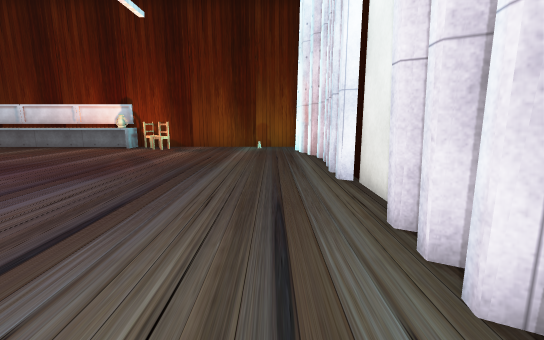
View 1 (above)

16 first-person views from a walk through a 3-D level made in the Unity game engine. The camera is 1.3 m above the floor, tilts 10° down and sees 90° across. The floor is counted in squares, 1 m on a side. Each view is taken from the middle of a square. On the plan, view 1 faces up. The plan holds only what a view shows up to about 13 squares ahead; the rest is blank. The place goes on beyond the plan. The player is left out. Some surface patterns are stand-ins.

View 2
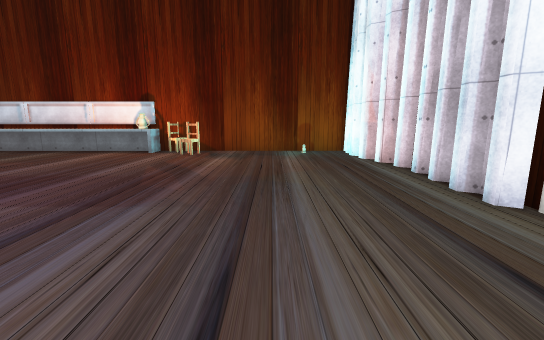

View 3
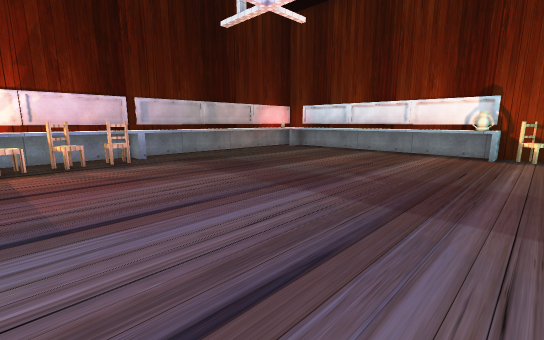

View 4
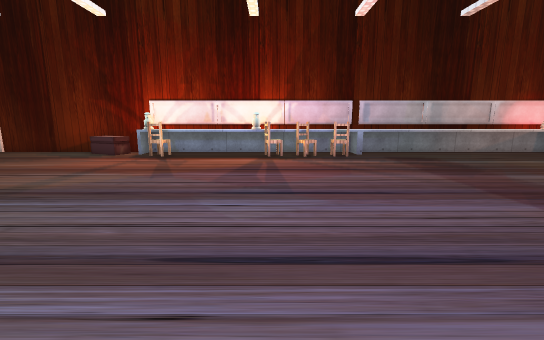

View 5
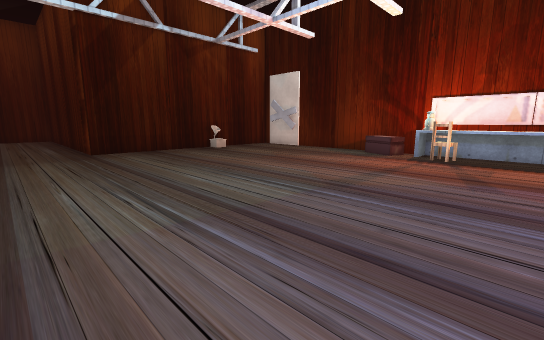

View 6
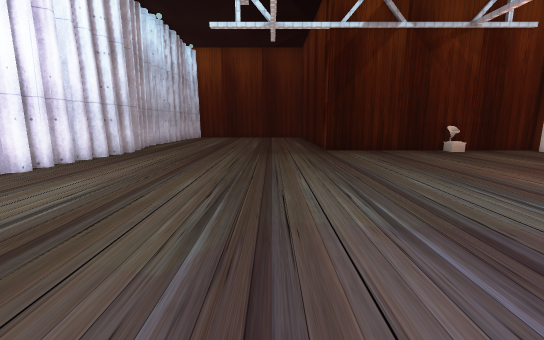

View 7
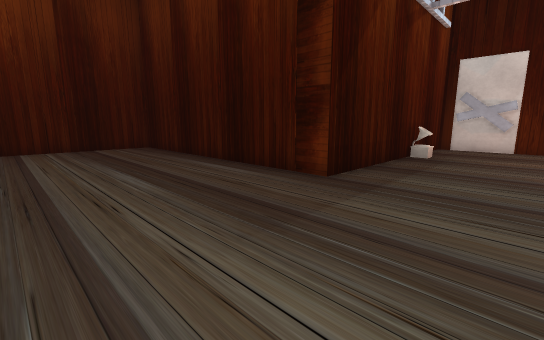

View 8
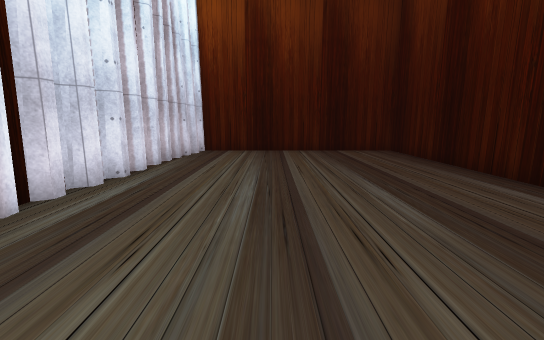

View 9
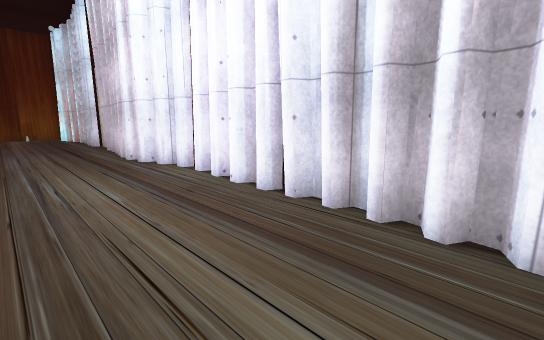

View 10
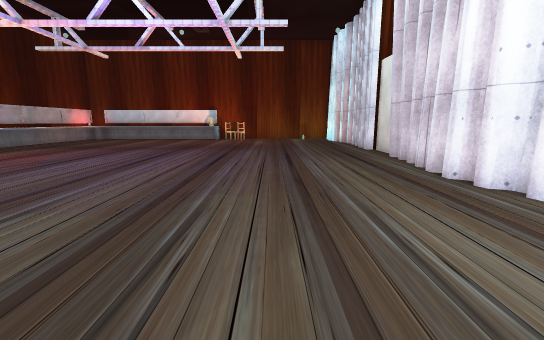

View 11
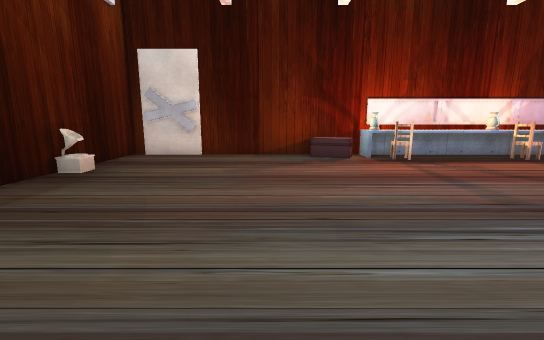

View 12
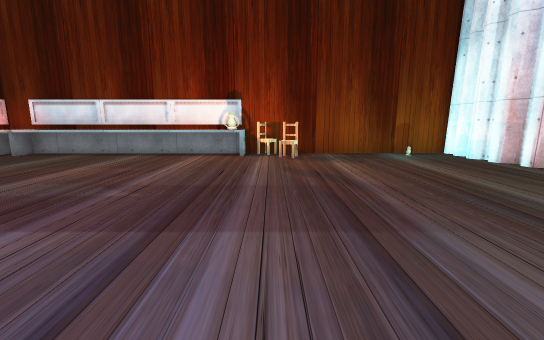

View 13
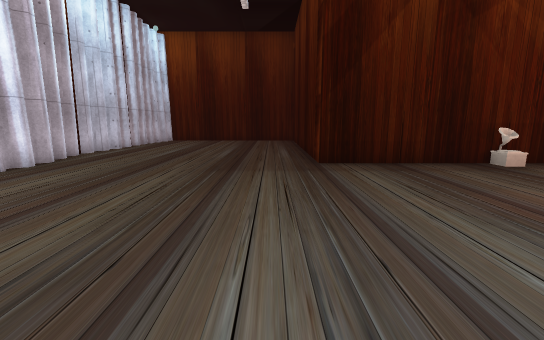

View 14
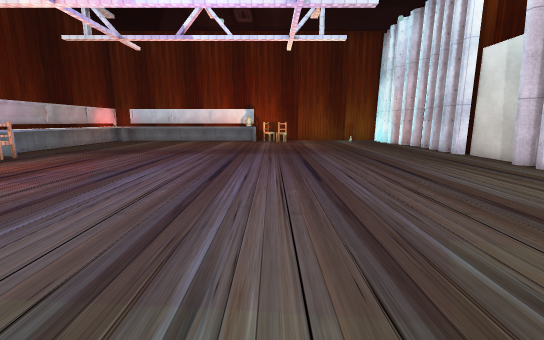

View 15
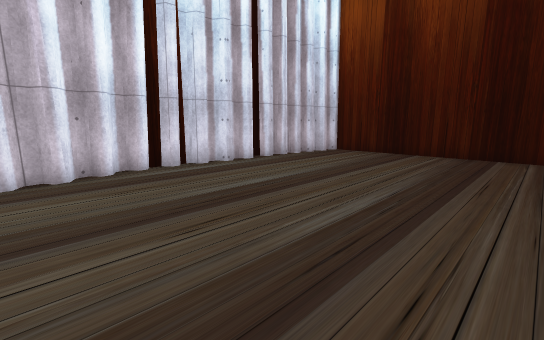

View 16
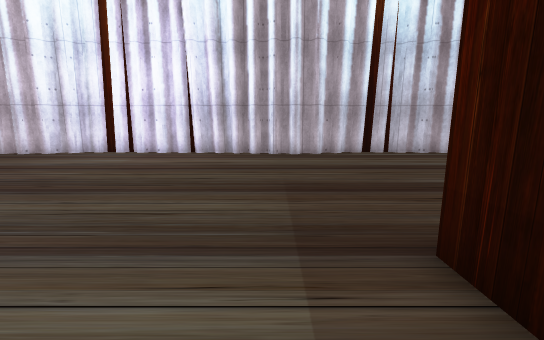

### Floor plan
Points are (right, up) in squares from view 1. A wall is a line through its corners. A room is listed if a view was taken in it or the views show most of it. See-through windows are left out.
Room 1 (views 1, 2, 3, 4, 5, 6, 7, 8, 9, 10, 11, 12, 13, 14, 15, 16)
walls: (1.5, -1) (1.1, -0.8) (1.2, -0.1); (1.5, -0.2) (1.1, 0.1); (1.9, -2.9) (1.5, -2.7); (1.9, -4.3) (1.9, -3.7) (1.7, -3.6); (1.8, 2.3) (1.4, 2.5); (-17, -2.4) (-17, -12.6) (-7.5, -12.6) (-7.5, -23.6) (1.1, -23.6); (1.9, 3) (1.4, 3.3); (-17, 0.5) (-17, -0.6); (1.9, 3.9) (1.9, 6.8) (1.5, 7.1); (1.9, -8.2) (1.3, -7.9) (1.9, -7.5) (1.3, -7.2) (1.8, -6.9); (1.8, -9) (1.3, -8.7) (1.9, -8.4); (-17, 3.5) (-17, 2.4); (1.8, -9.8) (1.3, -9.6); (1.9, 5.9) (1.5, 6.2); (1.2, -11) (1.8, -10.7); (-16.8, -10) (-16.8, -11.2); (-17, 6.5) (-17, 5.4); (1.5, -12.3) (0.9, -11.9) (1.5, -11.6); (1.1, -12.8) (1.6, -12.5); (1.5, 8.8) (1.5, 9.3); (1.5, -12.9) (0.9, -12.6); (2, -14.1) (1.5, -13.9); (-17, 9.5) (-17, 8.4); (1.9, 10.6) (1.5, 10.8) (1.4, 11.1); (1.7, 11.5) (1.2, 11.7); (2.1, -16) (1.7, -15.8) (1.7, -15.5) (1.9, -15.4) (1.9, -15) (1.7, -14.9) (1.7, -14.6) (2, -14.4); (1.5, 12.4) (1.1, 12.7); (1.6, -16.5) (1.9, -16.3) (1.9, -15.6); (1.5, -17.4) (1.9, -17.2) (1.9, -16.8); (1.4, 13.5) (1, 13.8); (1.4, 14.5) (-17, 14.5) (-17, 11.4); (1.9, -19.4) (1.9, -18.9); (1.4, -20.1) (1.9, -19.9); (1.2, -22.5) (1.6, -22.3); (1, -23.4) (1.5, -23.1)
low walls: (-16, 0.5) (-16, -1.5); (-16.4, -3.4) (-17, -3.4); (-17, -3.3) (-16.4, -3.3); (-9.4, 13.5) (-10.5, 13.5); (-12.4, 13.5) (-13.5, 13.5); (-7.1, 14.5) (-7.1, 13.5) (-7.5, 13.5); (-16, 13) (-16, 5.4); (-15.4, 13.5) (-16.2, 13.5); (-16, 14.5) (-16, 13.1)
objects: other object (-16, -5) to (-16, -4); other object (-16, -3); other object (-16, -2) to (-15, -2); other object (-16, 1); other object (-16, 2) to (-15, 2); other object (-16, 3) to (-15, 3); other object (-16, 4) to (-16, 5); other object (-15, 14) to (-14, 14); other object (-13, -12); other object (-12, 14) to (-11, 14); other object (-9, 14); other object (-8, 14); other object (-6, 13) to (-5, 13); other object (-6, 14)

Positions as (right, up) in squares from view 1, and headings:
1: (0, 0), facing up
2: (-2, 2), facing up
3: (-6, 2), facing up-left
4: (-5, 2), facing left
5: (-5, 0), facing down-left
6: (-5, 0), facing down
7: (-2, -9), facing down-left
8: (-2, -11), facing down
9: (-2, -11), facing up-right
10: (-3, -7), facing up
11: (-6, -7), facing left
12: (-6, 3), facing up
13: (-6, -4), facing down
14: (-6, -5), facing up
15: (-6, -12), facing down-right
16: (-10, -11), facing right
